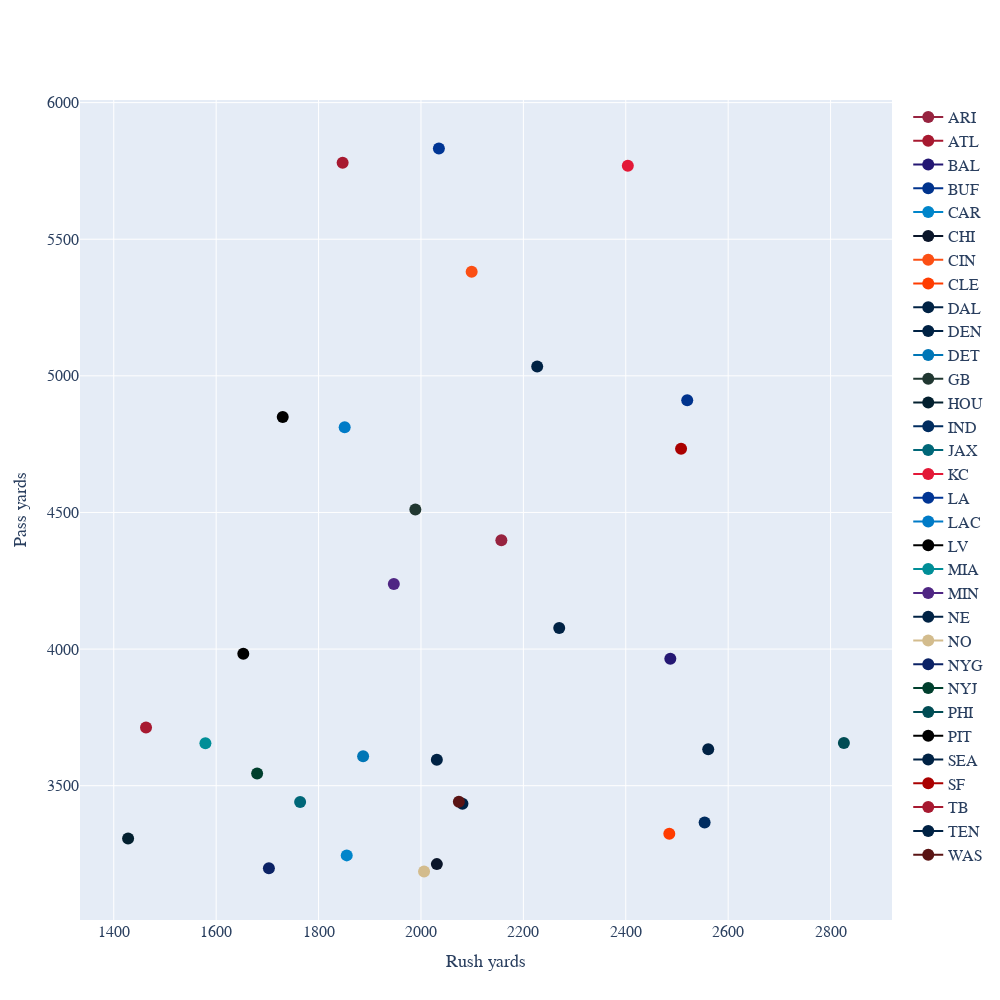

Notebook code for this chart:
### Code cell
fig = go.Figure()
for i in range(len(df_run_pass)):
    fig.add_trace(
        go.Scatter(
            x=[df_run_pass['yards_gained_run'][i]], 
            y=[df_run_pass['yards_gained_pass'][i]], 
            name=df_run_pass['posteam'][i], 
            # mode="markers", 
            marker=dict(size=12,
                        color=df_run_pass['team_color'][i])
            # fill=df_run_pass['team_color'][i],
            # hovertemplate=f"<b>{name}</b><br>%{{y}} yds through week %{{x}}<extra></extra>"
        )
    )
    
fig.update_layout(
    font_family="Averta, sans-serif",
    hoverlabel_font_family="Averta, sans-serif",
    xaxis_title_text="Rush yards",
    xaxis_title_font_size=18,
    xaxis_tickfont_size=16,
    yaxis_title_text="Pass yards",
    yaxis_title_font_size=18,
    yaxis_tickfont_size=16,
    hoverlabel_font_size=16,
    legend_font_size=16,
    height=1000,
    width=1000
)
        
fig.show()

### Figure 1 — Plotly figure (JSON) as saved in the notebook; plotly's stock layout.template omitted (floating-point values rounded to 4 significant figures)
{"data": [{"marker": {"color": "#97233F", "size": 12}, "name": "ARI", "type": "scatter", "x": [2157], "y": [4398]}, {"marker": {"color": "#A71930", "size": 12}, "name": "ATL", "type": "scatter", "x": [1463], "y": [3713]}, {"marker": {"color": "#241773", "size": 12}, "name": "BAL", "type": "scatter", "x": [2487], "y": [3965]}, {"marker": {"color": "#00338D", "size": 12}, "name": "BUF", "type": "scatter", "x": [2520], "y": [4911]}, {"marker": {"color": "#0085CA", "size": 12}, "name": "CAR", "type": "scatter", "x": [1855], "y": [3245]}, {"marker": {"color": "#0B162A", "size": 12}, "name": "CHI", "type": "scatter", "x": [2031], "y": [3213]}, {"marker": {"color": "#FB4F14", "size": 12}, "name": "CIN", "type": "scatter", "x": [2099], "y": [5381]}, {"marker": {"color": "#FF3C00", "size": 12}, "name": "CLE", "type": "scatter", "x": [2485], "y": [3324]}, {"marker": {"color": "#002244", "size": 12}, "name": "DAL", "type": "scatter", "x": [2227], "y": [5034]}, {"marker": {"color": "#002244", "size": 12}, "name": "DEN", "type": "scatter", "x": [2031], "y": [3595]}, {"marker": {"color": "#0076B6", "size": 12}, "name": "DET", "type": "scatter", "x": [1887], "y": [3608]}, {"marker": {"color": "#203731", "size": 12}, "name": "GB", "type": "scatter", "x": [1989], "y": [4511]}, {"marker": {"color": "#03202F", "size": 12}, "name": "HOU", "type": "scatter", "x": [1428], "y": [3307]}, {"marker": {"color": "#002C5F", "size": 12}, "name": "IND", "type": "scatter", "x": [2554], "y": [3365]}, {"marker": {"color": "#006778", "size": 12}, "name": "JAX", "type": "scatter", "x": [1764], "y": [3440]}, {"marker": {"color": "#E31837", "size": 12}, "name": "KC", "type": "scatter", "x": [2404], "y": [5769]}, {"marker": {"color": "#003594", "size": 12}, "name": "LA", "type": "scatter", "x": [2035], "y": [5832]}, {"marker": {"color": "#007BC7", "size": 12}, "name": "LAC", "type": "scatter", "x": [1851], "y": [4812]}, {"marker": {"color": "#000000", "size": 12}, "name": "LV", "type": "scatter", "x": [1730], "y": [4849]}, {"marker": {"color": "#008E97", "size": 12}, "name": "MIA", "type": "scatter", "x": [1579], "y": [3655]}, {"marker": {"color": "#4F2683", "size": 12}, "name": "MIN", "type": "scatter", "x": [1947], "y": [4238]}, {"marker": {"color": "#002244", "size": 12}, "name": "NE", "type": "scatter", "x": [2270], "y": [4077]}, {"marker": {"color": "#D3BC8D", "size": 12}, "name": "NO", "type": "scatter", "x": [2006], "y": [3186]}, {"marker": {"color": "#0B2265", "size": 12}, "name": "NYG", "type": "scatter", "x": [1703], "y": [3198]}, {"marker": {"color": "#003F2D", "size": 12}, "name": "NYJ", "type": "scatter", "x": [1680], "y": [3545]}, {"marker": {"color": "#004C54", "size": 12}, "name": "PHI", "type": "scatter", "x": [2826], "y": [3656]}, {"marker": {"color": "#000000", "size": 12}, "name": "PIT", "type": "scatter", "x": [1653], "y": [3983]}, {"marker": {"color": "#002244", "size": 12}, "name": "SEA", "type": "scatter", "x": [2081], "y": [3434]}, {"marker": {"color": "#AA0000", "size": 12}, "name": "SF", "type": "scatter", "x": [2508], "y": [4733]}, {"marker": {"color": "#A71930", "size": 12}, "name": "TB", "type": "scatter", "x": [1847], "y": [5780]}, {"marker": {"color": "#002244", "size": 12}, "name": "TEN", "type": "scatter", "x": [2561], "y": [3633]}, {"marker": {"color": "#5A1414", "size": 12}, "name": "WAS", "type": "scatter", "x": [2074], "y": [3441]}], "layout": {"font": {"family": "Averta, sans-serif"}, "height": 1000, "hoverlabel": {"font": {"family": "Averta, sans-serif", "size": 16}}, "legend": {"font": {"size": 16}}, "width": 1000, "xaxis": {"autorange": true, "range": [1334.0, 2920.0], "tickfont": {"size": 16}, "title": {"font": {"size": 18}, "text": "Rush yards"}, "type": "linear"}, "yaxis": {"autorange": true, "range": [3009.0, 6009.0], "tickfont": {"size": 16}, "title": {"font": {"size": 18}, "text": "Pass yards"}, "type": "linear"}}}
